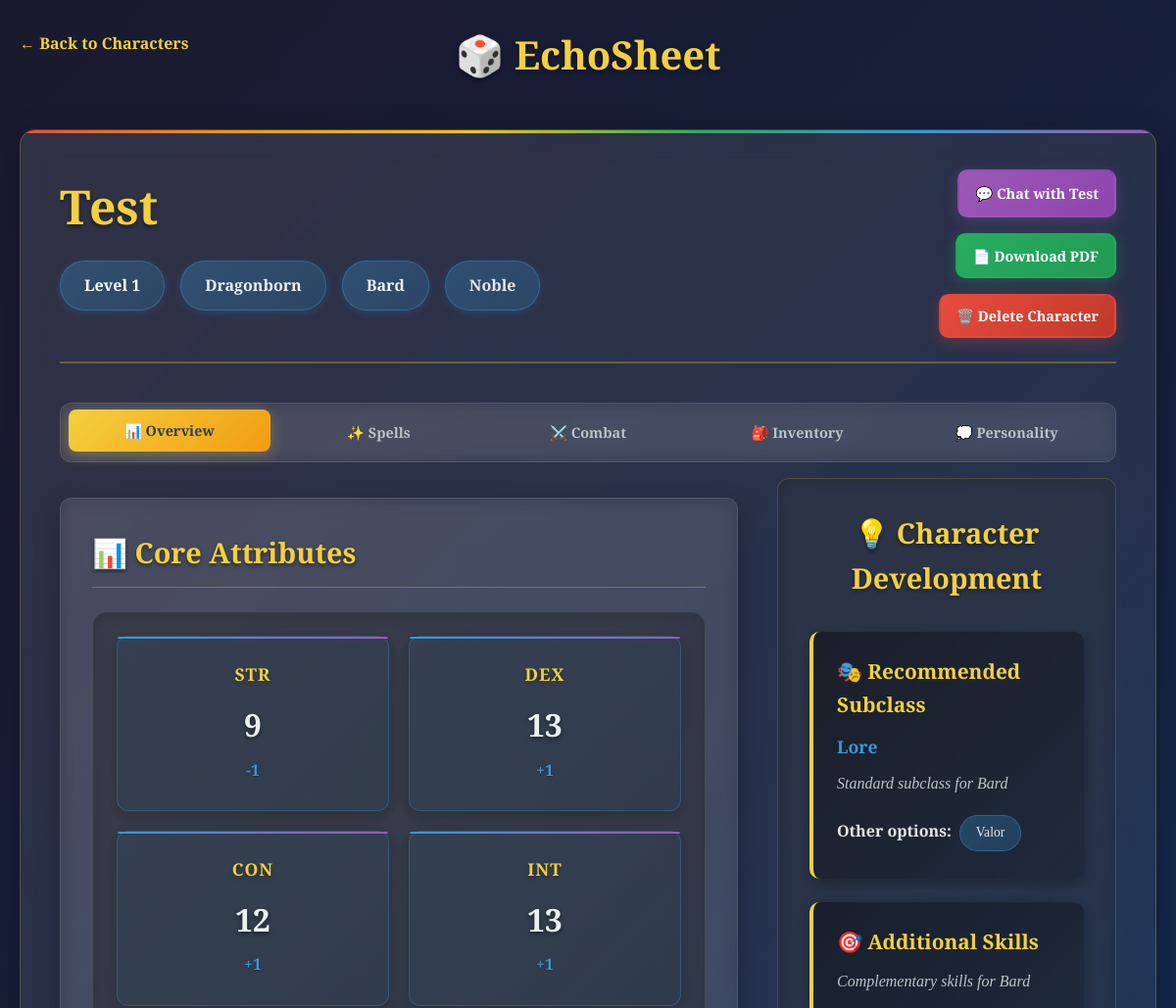
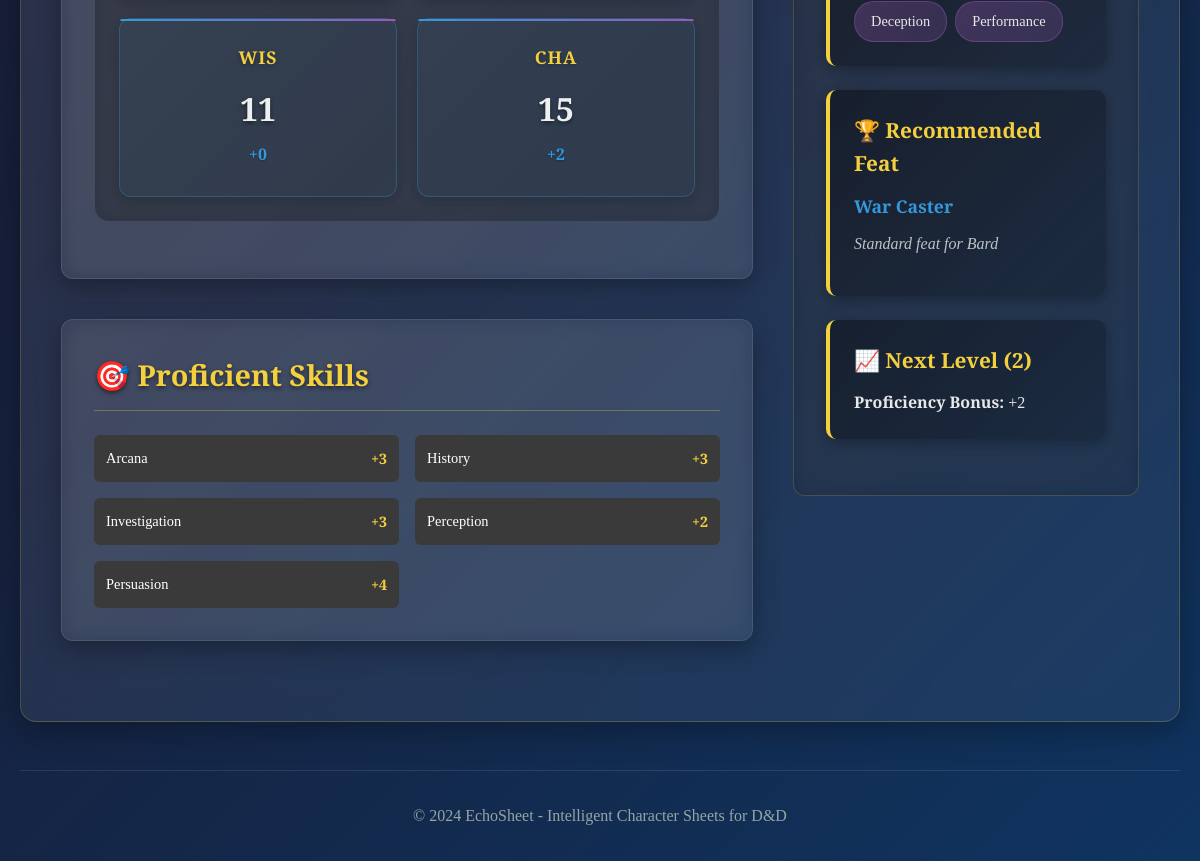
The page /character/26 on the database its author committed (2 pictures, top to bottom).
### tables this page shows
CREATE TABLE characters (
            id INTEGER PRIMARY KEY AUTOINCREMENT,
            name TEXT NOT NULL,
            race TEXT NOT NULL,
            char_class TEXT NOT NULL,
            level INTEGER DEFAULT 1,
            background TEXT,
            attributes TEXT,
            skills TEXT,
            feats TEXT,
            spells TEXT,
            personality_traits TEXT,
            history_log TEXT,
            chat_history TEXT,
            created_at TIMESTAMP DEFAULT CURRENT_TIMESTAMP
        , cantrips TEXT, spells_known TEXT, background_story TEXT, short_term_goals TEXT, long_term_goals TEXT, personal_goals TEXT, personality_tags TEXT, flaws TEXT, currency TEXT, items TEXT, item_weights TEXT);

### app.py (the view)
@app.route('/character/<int:character_id>')
def view_character(character_id):
    conn = sqlite3.connect('db.sqlite')
    cursor = conn.cursor()
    cursor.execute('SELECT * FROM characters WHERE id = ?', (character_id,))
    char_data = cursor.fetchone()
    conn.close()
    if not char_data:
        return redirect(url_for('index'))
    character = Character(
        id=char_data[0],
        name=char_data[1],
        race=char_data[2],
        char_class=char_data[3],
        level=char_data[4],
        background=char_data[5],
        attributes=json.loads(char_data[6]) if char_data[6] and char_data[6].strip() else {},
        skills=json.loads(char_data[7]) if char_data[7] and char_data[7].strip() else [],
        feats=json.loads(char_data[8]) if char_data[8] and char_data[8].strip() else [],
        cantrips=json.loads(char_data[14]) if char_data[14] and char_data[14].strip() else [],
        spells_known=json.loads(char_data[15]) if char_data[15] and char_data[15].strip() else [],
        personality_traits=char_data[10] or '',
        background_story=char_data[16] if len(char_data) > 16 and char_data[16] else '',
        short_term_goals=char_data[17] if len(char_data) > 17 and char_data[17] else '',
        long_term_goals=char_data[18] if len(char_data) > 18 and char_data[18] else '',
        personal_goals=char_data[19] if len(char_data) > 19 and char_data[19] else '',
        personality_tags=json.loads(char_data[20]) if len(char_data) > 20 and char_data[20] and char_data[20].strip() else [],
        flaws=char_data[21] if len(char_data) > 21 and char_data[21] else '',
        currency=json.loads(char_data[22]) if len(char_data) > 22 and char_data[22] and char_data[22].strip() else {},
        items=json.loads(char_data[23]) if len(char_data) > 23 and char_data[23] and char_data[23].strip() else [],
        item_weights=json.loads(char_data[24]) if len(char_data) > 24 and char_data[24] and char_data[24].strip() else {}
    )
    character.spells = character.cantrips + character.spells_known
    cantrips_info = []
    spells_info = []
    for cantrip_name in character.cantrips:
        spell_info = spell_manager.get_spell_info(cantrip_name)
        if spell_info:
            cantrips_info.append(spell_info)
    for spell_name in character.spells_known:
        spell_info = spell_manager.get_spell_info(spell_name)
        if spell_info:
            spells_info.append(spell_info)
    recommendations = recommender.get_recommendations(character)
    return render_template('character.html',
                         character=character,
                         recommendations=recommendations,
                         cantrips_info=cantrips_info,
                         spells_info=spells_info)

### models.py (called while the page is built)
    def get_attribute_modifier(self, attribute: str) -> int:
        if attribute not in self.attributes:
            return 0
        return (self.attributes[attribute] - 10) // 2

    def get_proficiency_bonus(self) -> int:
        return (self.level - 1) // 4 + 2

    def get_spellcasting_ability(self) -> str:
        spellcasting_abilities = {
            'Wizard': 'Intelligence',
            'Cleric': 'Wisdom',
            'Bard': 'Charisma',
            'Sorcerer': 'Charisma',
            'Warlock': 'Charisma',
            'Druid': 'Wisdom',
            'Paladin': 'Charisma',
            'Ranger': 'Wisdom'
        }
        return spellcasting_abilities.get(self.char_class, 'None')

    def get_spell_save_dc(self) -> str:
        if not self.get_spellcasting_ability():
            return 'N/A'
        ability_modifier = self.get_attribute_modifier(self.get_spellcasting_ability()[:3])
        proficiency_bonus = self.get_proficiency_bonus()
        base_dc = 8 + ability_modifier + proficiency_bonus
        return f"{base_dc}"

    def get_spell_attack_bonus(self) -> str:
        if not self.get_spellcasting_ability():
            return 'N/A'
        ability_modifier = self.get_attribute_modifier(self.get_spellcasting_ability()[:3])
        proficiency_bonus = self.get_proficiency_bonus()
        attack_bonus = ability_modifier + proficiency_bonus
        return f"{'+' if attack_bonus >= 0 else ''}{attack_bonus}"

    def get_spell_slots(self, level: int) -> int:
        if not self.get_spellcasting_ability():
            return 0
        spell_slots = {
            1: {1: 2},  # Level 1 character has 2 1st-level slots
            2: {1: 3},
            3: {1: 4, 2: 2},
            4: {1: 4, 2: 3},
            5: {1: 4, 2: 3, 3: 2},
            6: {1: 4, 2: 3, 3: 3},
            7: {1: 4, 2: 3, 3: 3, 4: 1},
            8: {1: 4, 2: 3, 3: 3, 4: 2},
            9: {1: 4, 2: 3, 3: 3, 4: 3, 5: 1},
            10: {1: 4, 2: 3, 3: 3, 4: 3, 5: 2}
        }
        return spell_slots.get(self.level, {}).get(level, 0)

    def get_speed(self) -> int:
        race_speeds = {
            'Human': 30, 'Elf': 30, 'Dwarf': 25, 'Halfling': 25,
            'Dragonborn': 30, 'Tiefling': 30, 'Half-Elf': 30, 'Half-Orc': 30,
            'Gnome': 25, 'Aarakocra': 25, 'Genasi': 30, 'Goliath': 30
        }
        return race_speeds.get(self.race, 30)

### templates/character.html (shortened to what this page needs)
<!DOCTYPE html>
<html lang="en">
<head>
    <link rel="stylesheet" href="{{ url_for('static', filename='styles.css') }}">
</head>
<body>
    <div class="container">
        <header class="main-header">
            <h1 class="title">🎲 EchoSheet</h1>
            <a href="{{ url_for('index') }}" class="back-link">← Back to Characters</a>
        </header>
        <main class="main-content">
            <div class="character-sheet">
                <div class="character-header">
                    <div class="character-info">
                        <h2 class="character-name">{{ character.name }}</h2>
                        <div class="character-basics">
                            <span class="character-level">Level {{ character.level }}</span>
                            <span class="character-race">{{ character.race }}</span>
                            <span class="character-class">{{ character.char_class }}</span>
                            {% if character.background %}
                                <span class="character-background">{{ character.background }}</span>
                            {% endif %}
                        </div>
                    </div>
                    <div class="character-actions">
                        <a href="{{ url_for('chat_with_character', character_id=character.id) }}" class="btn btn-accent">
                            💬 Chat with {{ character.name }}
                        </a>
                        <button class="btn btn-success download-pdf-btn"
                                data-character-id="{{ character.id }}"
                                data-character-name="{{ character.name }}"
                                title="Download PDF">
                            📄 Download PDF
                        </button>
                        <button class="btn btn-danger delete-character-btn"
                                data-character-id="{{ character.id }}"
                                data-character-name="{{ character.name }}">
                            🗑️ Delete Character
                        </button>
                    </div>
                </div>
                <div class="tab-navigation">
                    <button class="tab-btn active" data-tab="overview">
                        📊 Overview
                    </button>
                    <button class="tab-btn" data-tab="spells">
                        ✨ Spells
                    </button>
                    <button class="tab-btn" data-tab="combat">
                        ⚔️ Combat
                    </button>
                    <button class="tab-btn" data-tab="inventory">
                        🎒 Inventory
                    </button>
                    <button class="tab-btn" data-tab="personality">
                        💭 Personality
                    </button>
                </div>
                <div class="tab-content">
                    <div class="tab-pane active" id="overview-tab">
                        <div class="sheet-content">
                            <div class="sheet-main">
                                <section class="attributes-section">
                                    <h3>📊 Core Attributes</h3>
                                    <div class="attributes-grid">
                                        {% for attr, value in character.attributes.items() %}
                                        <div class="attribute-card">
                                            <div class="attribute-name">{{ attr }}</div>
                                            <div class="attribute-value">{{ value }}</div>
                                            <div class="attribute-modifier">
                                                {% set modifier = character.get_attribute_modifier(attr) %}
                                                {% if modifier >= 0 %}+{% endif %}{{ modifier }}
                                            </div>
                                        </div>
                                        {% endfor %}
                                    </div>
                                </section>
                                <section class="skills-section">
                                    <h3>🎯 Proficient Skills</h3>
                                    <div class="skills-grid">
                                        {% for skill in character.skills %}
                                        <div class="skill-item">
                                            <span class="skill-name">{{ skill }}</span>
                                            <span class="skill-bonus">
                                                {% set bonus = character.get_skill_bonus(skill) %}
                                                {% if bonus >= 0 %}+{% endif %}{{ bonus }}
                                            </span>
                                        </div>
                                        {% endfor %}
                                    </div>
                                </section>
                            </div>
                            <div class="sheet-sidebar">
                                <section class="recommendations-section">
                                    <h3>💡 Character Development</h3>
                                    <div class="recommendation-card">
                                        <h4>🎭 Recommended Subclass</h4>
                                        <p class="recommendation-title">{{ recommendations.subclass.recommended }}</p>
                                        <p class="recommendation-reason">{{ recommendations.subclass.reason }}</p>
                                        <div class="recommendation-options">
                                            <strong>Other options:</strong>
                                            {% for subclass in recommendations.subclass.recommendations[:3] %}
                                                {% if subclass != recommendations.subclass.recommended %}
                                                <span class="option-tag">{{ subclass }}</span>
                                                {% endif %}
                                            {% endfor %}
                                        </div>
                                    </div>
                                    {% if recommendations.skills.recommendations %}
                                    <div class="recommendation-card">
                                        <h4>🎯 Additional Skills</h4>
                                        <p class="recommendation-reason">{{ recommendations.skills.reason }}</p>
                                        <div class="recommendation-list">
                                            {% for skill in recommendations.skills.recommendations %}
                                            <span class="recommendation-item">{{ skill }}</span>
                                            {% endfor %}
                                        </div>
                                    </div>
                                    {% endif %}
                                    <div class="recommendation-card">
                                        <h4>🏆 Recommended Feat</h4>
                                        <p class="recommendation-title">{{ recommendations.feats.recommended }}</p>
                                        <p class="recommendation-reason">{{ recommendations.feats.reason }}</p>
                                    </div>
                                    <div class="recommendation-card">
                                        <h4>📈 Next Level ({{ recommendations.next_level.level }})</h4>
                                        <p><strong>Proficiency Bonus:</strong> +{{ recommendations.next_level.proficiency_bonus }}</p>
                                    </div>
                                </section>
                            </div>
                        </div>
                    </div>
                                                    {% set modifier = character.get_attribute_modifier('Dexterity') %}
                </div>
            </div>
        </main>
        <footer class="main-footer">
            <p>&copy; 2024 EchoSheet - Intelligent Character Sheets for D&D</p>
        </footer>
    </div>
</body>
</html>

### rows shown on the page
characters: name "Test", level "1", race "Dragonborn", char_class "Bard", background "Noble"

### other values the page prints
{{ attr }} "STR" "DEX" "CON" "INT" "WIS" "CHA"
{{ value }} "9" "13" "12" "13" "11" "15"
{{ modifier }} "-1" "1" "1" "1" "0" "2"
{{ skill }} "Arcana" "History" "Investigation" "Perception" "Persuasion"
{{ bonus }} "3" "3" "3" "2" "4"
{{ recommendations.subclass.recommended }} "Lore"
{{ recommendations.subclass.reason }} "Standard subclass for Bard"
{{ subclass }} "Valor"
{{ recommendations.skills.reason }} "Complementary skills for Bard"
{{ skill }} "Deception" "Performance"
{{ recommendations.feats.recommended }} "War Caster"
{{ recommendations.feats.reason }} "Standard feat for Bard"
{{ recommendations.next_level.level }} "2"
{{ recommendations.next_level.proficiency_bonus }} "2"
